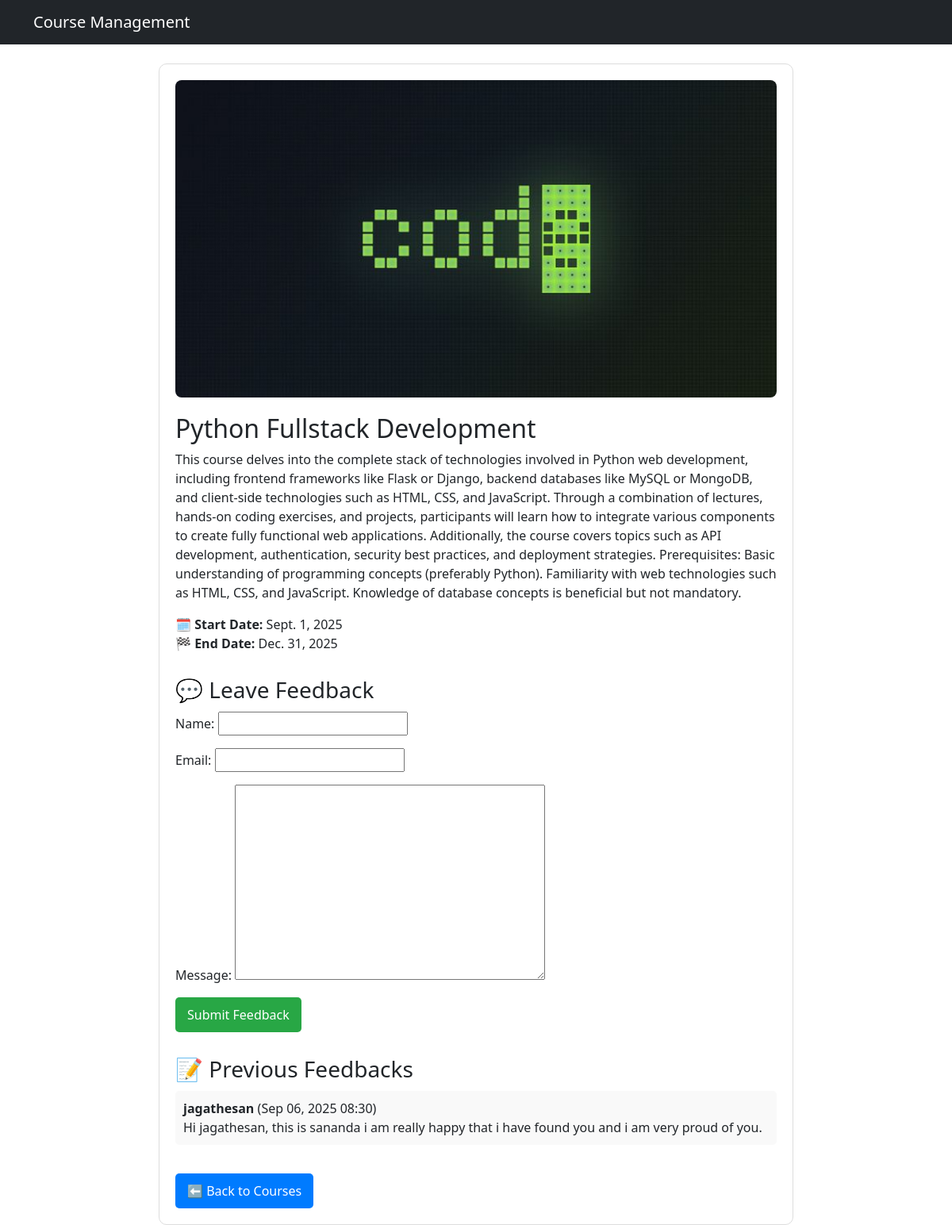
The page /courses/1/ on the database its author committed.
### courses/models.py (models this page shows, shortened)
class Course(models.Model):
    title = models.CharField(max_length=200)
    description = models.TextField()
    start_date = models.DateField()
    end_date = models.DateField()
    image = models.ImageField(upload_to="course_images/", blank=True, null=True)

class Feedback(models.Model):
    course = models.ForeignKey(Course, on_delete=models.CASCADE, related_name="feedbacks")
    name = models.CharField(max_length=100)
    email = models.EmailField(blank=True, null=True)
    message = models.TextField()
    created_at = models.DateTimeField(auto_now_add=True)

### courses/views.py (the view)
# urls.py: path('<int:course_id>/', views.course_detail, name='course_detail'),
def course_detail(request, course_id):
    course = get_object_or_404(Course, pk=course_id)
    if request.method == "POST":
        form = FeedbackForm(request.POST)
        if form.is_valid():
            feedback = form.save(commit=False)
            feedback.course = course  # Link feedback to this course
            feedback.save()
            return redirect("course_detail", course_id=course.pk)  # Prevent re-post on refresh
    else:
        form = FeedbackForm()
    feedbacks = course.feedbacks.all()
    return render(request, "courses/course_detail.html", {
        "course": course,
        "form": form,
        "feedbacks": feedbacks,
    })

### courses/forms.py
class FeedbackForm(forms.ModelForm):
    class Meta:
        model = Feedback
        fields = ["name", "email", "message"]

### courses/templates/courses/course_detail.html (shortened to what this page needs)
{% extends 'base.html' %}
{% block content %}
<div style="max-width:800px; margin:auto; padding:20px; border:1px solid #ddd; border-radius:10px;">
    {% if course.image %}
        <img src="{{ course.image.url }}" alt="{{ course.title }}"
             style="width:100%; height:400px; object-fit:cover; border-radius:8px;">
    {% endif %}
    <h2 style="margin-top:20px;">{{ course.title }}</h2>
    <p>{{ course.description }}</p>
    <p>
        <strong>🗓 Start Date:</strong> {{ course.start_date }} <br>
        <strong>🏁 End Date:</strong> {{ course.end_date }}
    </p>
    <h3 style="margin-top:30px;">💬 Leave Feedback</h3>
    <form method="post" style="margin-top:10px;">
        {{ form.as_p }}
        <button type="submit" style="padding:10px 15px; background:#28a745; color:white; border:none; border-radius:5px;">
            Submit Feedback
        </button>
    </form>
    <h3 style="margin-top:30px;">📝 Previous Feedbacks</h3>
    {% if feedbacks %}
        <ul style="list-style:none; padding:0;">
        {% for fb in feedbacks %}
            <li style="background:#f9f9f9; margin:10px 0; padding:10px; border-radius:5px;">
                <strong>{{ fb.name }}</strong> ({{ fb.created_at|date:"M d, Y H:i" }})<br>
                {{ fb.message }}
            </li>
        {% endfor %}
        </ul>
    {% else %}
        <p>No feedback yet. Be the first!</p>
    {% endif %}
    <a href="{% url 'course_list' %}"
       style="display:inline-block; margin-top:20px; padding:10px 15px; background:#007bff; color:#fff; border-radius:5px; text-decoration:none;">
        ⬅ Back to Courses
    </a>
</div>
{% endblock %}

### rows shown on the page
Course: image (picture), title "Python Fullstack Development", description "This course delves into the complete stack of technologies involved in Python web development, including frontend frameworks like Flask or Django, backend databases like MySQL or MongoDB, and client-side technologies such as HTML, CSS, and JavaScript. Through a combination of lectures, hands-on coding exercises, and projects, participants will learn how to integrate various components to create fully functional web applications. Additionally, the course covers topics such as API development, authentication, security best practices, and deployment strategies. Prerequisites: Basic understanding of programming concepts (preferably Python). Familiarity with web technologies such as HTML, CSS,…", start_date "Sept. 1, 2025", end_date "Dec. 31, 2025"
Feedback: name "jagathesan", created_at "Sep 06, 2025 08:30", message "Hi jagathesan, this is sananda i am really happy that i have found you and i am very proud of you."
